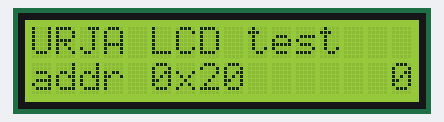
A sketch run on a simulated ESP32. Shown: 16×2 character LCD. What the sketch prints to the serial monitor is not drawn.

Above: at 1.7 s.
At 6.2 s:
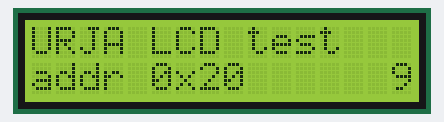
At 10.8 s:
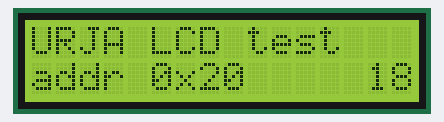
At 20.4 s:
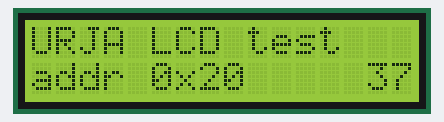
At 29.5 s:
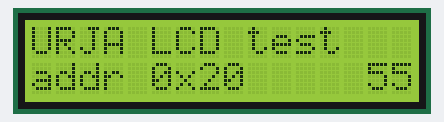
At 39.1 s:
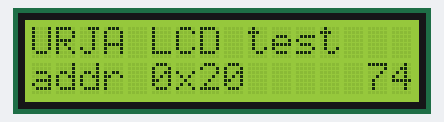

The sketch:

lcd_test.ino
```cpp
// lcd_test.ino - basic 16x2 I2C LCD test (no microgrid code).
// 1) scans the I2C bus and prints every address found (Serial Monitor, 115200 baud)
// 2) shows two lines and a counter on the LCD at the first address found.
// Pins match mg_node_lcd: ESP32-S3 SDA 16 / SCL 17, ESP32-WROOM SDA 32 / SCL 13.
// Library: "LiquidCrystal I2C" (Frank de Brabander / Marco Schwartz) - same as mg_node_lcd.
#include <Wire.h>
#include <LiquidCrystal_I2C.h>

#if defined(CONFIG_IDF_TARGET_ESP32S3)
#define LCD_SDA 16
#define LCD_SCL 17
#else
#define LCD_SDA 32
#define LCD_SCL 13
#endif

LiquidCrystal_I2C *lcd = nullptr;
uint8_t addr = 0;

void setup() {
  Serial.begin(115200);
  delay(1500);                       // S3 USB-CDC: give the Serial Monitor time to attach
  Serial.printf("\nLCD test. SDA=%d SCL=%d\n", LCD_SDA, LCD_SCL);
  Wire.begin(LCD_SDA, LCD_SCL);
  Wire.setClock(100000);
  int n = 0;
  for (uint8_t a = 1; a < 127; a++) {
    Wire.beginTransmission(a);
    if (Wire.endTransmission() == 0) {
      Serial.printf("  found I2C device at 0x%02X\n", a);
      if (!addr) addr = a;
      n++;
    }
  }
  if (n == 0) {
    Serial.println("  NOTHING found -> check wiring (SDA/SCL swapped?), 5V + GND, pins.");
    return;
  }
  lcd = new LiquidCrystal_I2C(addr, 16, 2);
  lcd->init();
  lcd->backlight();
  lcd->setCursor(0, 0); lcd->print("URJA LCD test");
  lcd->setCursor(0, 1); lcd->printf("addr 0x%02X", addr);
  Serial.printf("  LCD started at 0x%02X. If backlight is on but no text: turn the blue contrast pot.\n", addr);
}

void loop() {
  static uint32_t k = 0;
  if (lcd) {
    lcd->setCursor(11, 1);
    lcd->printf("%5lu", (unsigned long)(k++ % 100000));
  }
  delay(500);
}
```

Measured:
- what the display in image 0 shows lasts 0.5 s, from 1.6 s to 2.1 s
